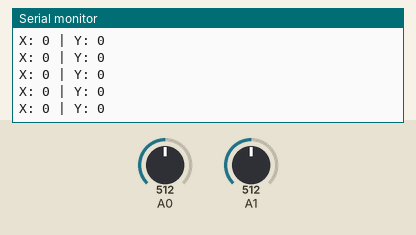
This sketch was run on a simulated Arduino Uno, built with avr-gcc and run on an emulated ATmega328P. Shown: the last lines printed to the serial monitor. The inputs (shaded band) are chosen by the test bench; at power-on: A0 = 512, A1 = 512.

Above: at 1.2 s.
1.3 s: A0 set to 716
At 1.31 s:
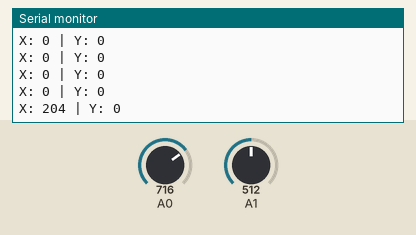
2.8 s: A1 set to 716
At 2.82 s:
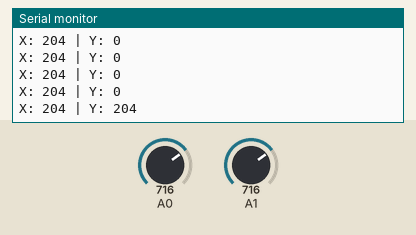
4.3 s: A0 set to 900
At 4.33 s:
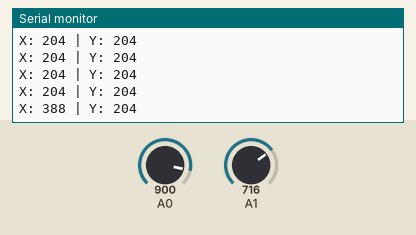
5.8 s: A1 set to 900
At 5.84 s:
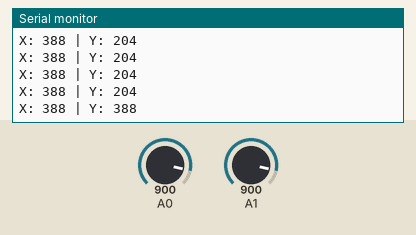
Timing chart, 0 to 8.3 s (numbered marks = the images above; inputs shaded):
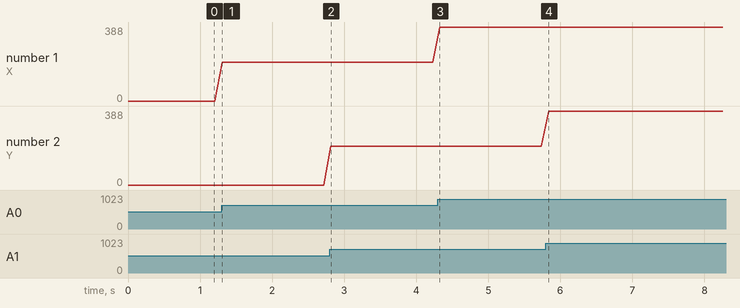

The sketch:

sketch_joystick.ino
```cpp
int vx;
int vy;
int mapX;
int mapY;

void setup()
{
	pinMode(A0, INPUT);
	pinMode(A1, INPUT);
	Serial.begin(9600);
}

void loop()
{
	vx = analogRead(A0);
	vy = analogRead(A1);

	vx = map(vx, 0, 1023, -512, 512);
	vy = map(vy, 0, 1023, -512, 512);

	Serial.print("X: ");
	Serial.print(vx);
	Serial.print(" | Y: ");
	Serial.print(vy);
	Serial.print("\n");

	delay(100);
}
```

Measured:
- after the input at 1.3 s, the serial monitor: prints a new line at once (image 1)
- after the input at 2.8 s, the serial monitor: prints a new line at once (image 2)
- after the input at 4.3 s, the serial monitor: prints a new line at once (image 3)
- after the input at 5.8 s, the serial monitor: prints a new line at once (image 4)
- plotted number 1: 0 → 204 after the input at 1.3 s, 204 → 388 after the input at 4.3 s
